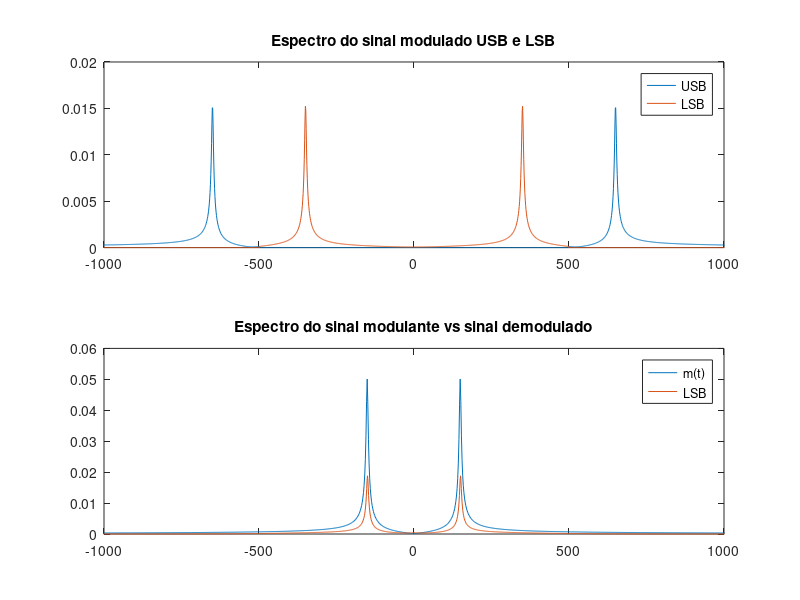
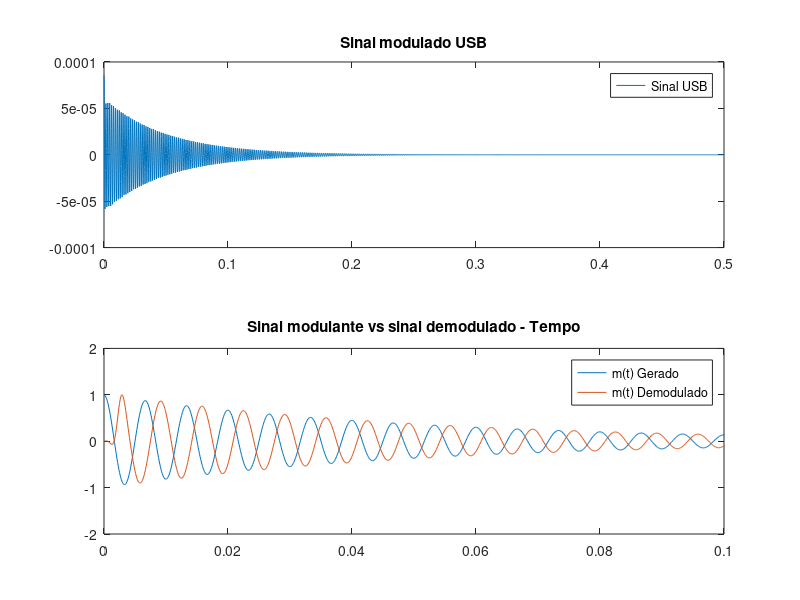

The MATLAB source for these figures, in order:
clc; clear all; close all;
%% Determinando os parâmetros da onda
Ts=1e-4;                                                    % Período de amostragem
fs=1/Ts;                                                    % Frequência de amostragem
t = [0:5e3]*Ts;                                             % Definição do vetor tempo
fc = 500;                                                   % Frequência da portadora
fm = 150;                                                   % Frequência do sinal
Am=1;                                                       % Amplitude do sinal senoidal
Ac=1;                                                       % Amplitude da portadora
carrier = Ac*cos(2*pi*fc*t);                                % Sinal portadora
m_t = Am*cos(2*pi*fm*t).*exp(-t*20);                        % Sinal mensagem
lmt = length(m_t);                                          % Comprimento do vetor mensagem
M_t = fftshift(fft(m_t,lmt)/lmt);                           % Sinal na frequência
freq_m = (-fs/2:fs/lmt:fs/2-fs/lmt);                        % Eixo da frequência para M(f)
%% Modulação SSB
% Modulação DSB-SC
x_AM = m_t.*carrier;                                        % Onda Modulada DSB-SC
lfft = length(x_AM);                                        % Comprimento do sinal DSB-SC
lfft = 2^ceil(log2(lfft));                                  % Comprimento do sinal DSB-SC em potência de dois
X_AM = fftshift(fft(x_AM,lfft)/lfft);                       % Onda Modulada AM-DSB-SC na Frequência
freq = (-fs/2:fs/lfft:fs/2-fs/lfft);                        % Eixo da frequência 
L_lsb = floor(fc*Ts*lfft);                                  % Local na frequência que se encontra a LSB.
% Filtragem da LSB
Filt_LSB = ones(1,lfft);                                    % Vetor filtro LSB (degrau) na frequência 
Filt_LSB(lfft/2-L_lsb+1:lfft/2+L_lsb) = zeros(1,2*L_lsb);   % Definindo zeros na LSB
X_SSB_USB = X_AM.*Filt_LSB;                                 % Filtrando a frequência LSB
% Filtragem da USB
Filt_USB = zeros(1,lfft);                                   % Vetor filtro USB na frequência
Filt_USB(lfft/2-L_lsb+1:lfft/2+L_lsb) = ones(1,2*L_lsb);    % Onde tinha 1 agora tem 0
X_SSB_LSB = X_AM.*Filt_USB;                                 % Filtrando a frequência USB

%% Visualização SSB no tempo
% USB tempo
s_ssb_USB = real(ifft(fftshift(X_SSB_USB)));                % Inversa de Fourier
s_ssb_USB = s_ssb_USB (1:lmt);                              % Ajustando o comprimento do vetor
% LSB tempo
s_ssb_LSB = real(ifft(fftshift(X_SSB_LSB)));                % Inversa de Fourier
s_ssb_LSB = s_ssb_LSB (1:lmt);                              % Ajustando o comprimento do vetor

%% Demodulação
% Demodulação SSB-USB
s_dem_USB= s_ssb_USB.*carrier*2;                            % Multiplicação com a portadora em fase
B_m=1000;                                                   % Banda para filtragem 
h=fir1(50,[B_m*Ts]);                                        % Filtro
s_rec_USB=filter(h,1e-4,s_dem_USB);                         % Sinal filtrado
% Espectro do sinal USB filtrado
lfft=length(s_rec_USB);                                     % Comprimento do sinal recuperado
lfft=2^ceil(log2(lfft));                                    % Transformando para uma potência de 2
SSB_freq_USB = fftshift(fft(s_rec_USB,lfft)/lfft);          % Sinal recuperado na frequência
s_rec_USB = (max(m_t)/max(s_rec_USB))*s_rec_USB;            % Amplificando o sinal

% Demodulação SSB-LSB
s_dem_LSB= s_ssb_LSB.*carrier*2;                            % Multiplicação com a portadora em fase
B_m=1000;                                                   % Banda para filtragem 
h=fir1(50,[B_m*Ts]);                                        % Filtro
s_rec_LSB=filter(h,1e-4,s_dem_LSB);                         % Sinal filtrado
% Espectro do sinal LSB filtrado
lfft=length(s_rec_LSB);                                     % Comprimento do sinal recuperado
lfft=2^ceil(log2(lfft));                                    % Transformando para uma potência de 2
SSB_freq_LSB = fftshift(fft(s_rec_LSB,lfft)/lfft);          % Sinal recuperado na frequência
s_rec_LSB = (max(m_t)/max(s_rec_LSB))*s_rec_LSB;            % Amplificando o sinal

%% Gráfico do espectro do Sinal 
% Espectros USB e LSB
subplot(2,1,1);
plot(freq,abs(X_SSB_USB),freq,abs(X_SSB_LSB));
legend('USB','LSB');
title ('Espectro do sinal modulado USB e LSB');
axis([-1e3 1e3 0 0.02]);
% Espectros LSB e m(t)
subplot(2,1,2);
plot(freq_m,abs(M_t),freq, abs(SSB_freq_USB));
title('Espectro do sinal modulante vs sinal demodulado');
legend('m(t)','LSB');
axis([-1e3 1e3 0 0.06]);
%% Gráfico do Sinal no tempo
figure();
% Sinal modulado USB
subplot(2,1,1);
plot(t,s_ssb_USB)
title('Sinal modulado USB')
legend('Sinal USB');
% Sinal m(t) e USB no tempo 
subplot(2,1,2);
plot(t,m_t,t,s_rec_USB);
axis([0 0.1 -2 2]);
title('Sinal modulante vs sinal demodulado - Tempo');
legend('m(t) Gerado','m(t) Demodulado');